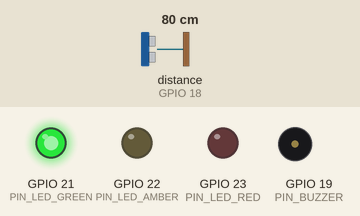
Recording of a sketch running on a simulated ESP32. On the bench: output pins drawn as LEDs (lit = HIGH), buzzer (waves = sounding, pin HIGH). Wiring (inferred from the names in the program): ultrasonic range finder: trigger GPIO 5; echo GPIO 18. The test bench sets the inputs (shaded band); at power-on: distance to the obstacle (sensor on GPIO 18) 80 cm. The echo pulse lasts 58.3 µs per cm; WiFi joins after 1.5 s; servers stay silent unless stated; pins used as bus, display or sensor lines are not drawn.

Above: at 1.8 s.
1.9 s: distance to the obstacle (sensor on GPIO 18) set to 26 cm
3.4 s: distance to the obstacle (sensor on GPIO 18) set to 22 cm
At 4.9 s:
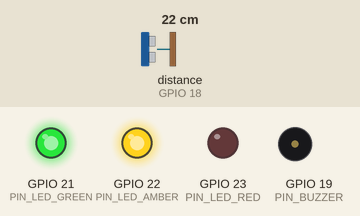
5.5 s: distance to the obstacle (sensor on GPIO 18) set to 12 cm
7.2 s: distance to the obstacle (sensor on GPIO 18) set to 9 cm
At 9.4 s:
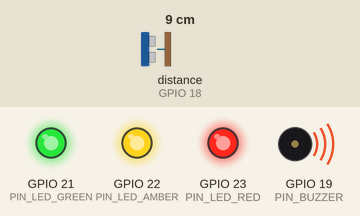
Timing chart, 0 to 10.5 s (numbered marks = the images above; inputs shaded):
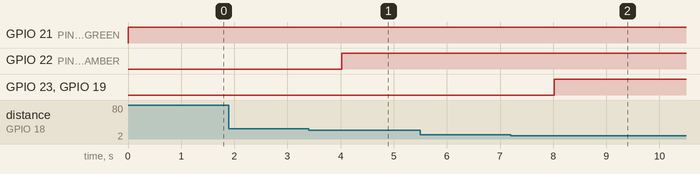

Measured:
- the behaviour switches between 25 and 24 cm on distance to the obstacle (sensor on GPIO 18) (found by bisection; images 0 and 1)
- the behaviour switches between 11 and 10 cm on distance to the obstacle (sensor on GPIO 18) (found by bisection; images 1 and 2)
- after the input at 1.9 s, every drawn part: stays the same
- after the input at 3.4 s, GPIO 22 (PIN_LED_AMBER): LOW → HIGH after 0.62 s
- after the input at 5.5 s, every drawn part: stays the same
- after the input at 7.2 s, GPIO 23 (PIN_LED_RED), GPIO 19 (PIN_BUZZER): LOW → HIGH after 0.82 s

The sketch:

smart_bin_node.ino
```cpp
#include <WiFi.h>
#include <WiFiClient.h>
#define PIN_TRIG      5
#define PIN_ECHO      18
#define PIN_BUZZER    19
#define PIN_LED_GREEN 21
#define PIN_LED_AMBER 22
#define PIN_LED_RED   23
const char* WIFI_SSID = "YOUR_WIFI_SSID";
const char* WIFI_PASSWORD = "YOUR_WIFI_PASSWORD";
const char* TS_HOST = "api.thingspeak.com";
String TS_WRITE_API_KEY = "YOUR_THINGSPEAK_WRITE_KEY";
const float BIN_MAX_HEIGHT_CM = 50.0;
unsigned long lastTransmissionTime = 0;
WiFiClient networkClient;
void setup() {
  Serial.begin(115200);
  pinMode(PIN_TRIG, OUTPUT); pinMode(PIN_ECHO, INPUT);
  pinMode(PIN_BUZZER, OUTPUT); pinMode(PIN_LED_GREEN, OUTPUT);
  pinMode(PIN_LED_AMBER, OUTPUT); pinMode(PIN_LED_RED, OUTPUT);
  WiFi.begin(WIFI_SSID, WIFI_PASSWORD);
}
void loop() {
  digitalWrite(PIN_TRIG, LOW); delayMicroseconds(2);
  digitalWrite(PIN_TRIG, HIGH); delayMicroseconds(10);
  digitalWrite(PIN_TRIG, LOW);
  long duration = pulseIn(PIN_ECHO, HIGH, 30000);
  float distance = (float)duration * 0.0343 / 2.0;
  if (distance > BIN_MAX_HEIGHT_CM || distance <= 0) distance = BIN_MAX_HEIGHT_CM;
  float fillPercentage = ((BIN_MAX_HEIGHT_CM - distance) / BIN_MAX_HEIGHT_CM) * 100.0;
  if (fillPercentage >= 80.0) {
    digitalWrite(PIN_LED_RED, HIGH); digitalWrite(PIN_BUZZER, HIGH);
  } else if (fillPercentage >= 50.0) {
    digitalWrite(PIN_LED_AMBER, HIGH);
  } else {
    digitalWrite(PIN_LED_GREEN, HIGH);
  }
  delay(1000);
}
```
